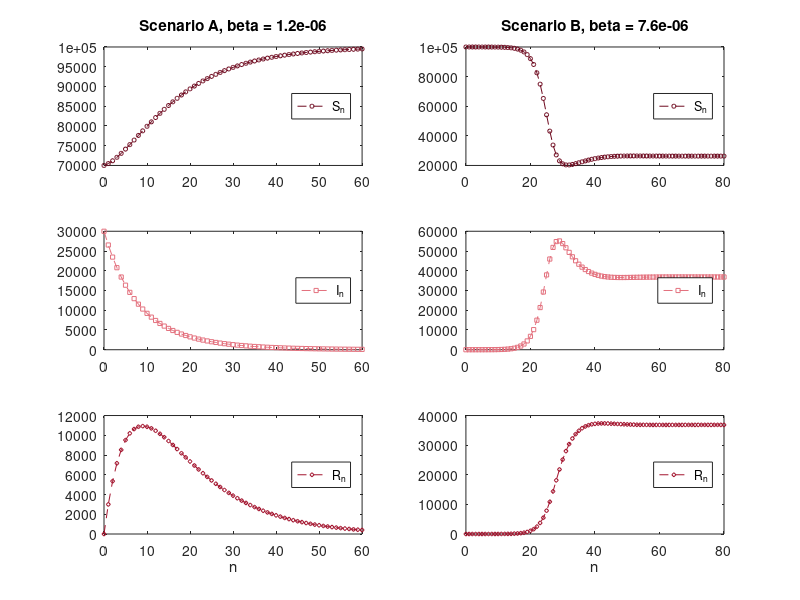

Recreate this plot in MATLAB.
% Fig. 2.15: SIR model, scenarios A and B (book, Section 2.4, Eq. 2.21)
% S_{n+1} = S_n - beta S_n I_n + alpha N - alpha S_n,  I_{n+1} = I_n + beta S_n I_n - (gamma + alpha) I_n,  R_{n+1} = R_n + gamma I_n - alpha R_n
% N = 100000, alpha = gamma = 0.1;  A: beta = 1.2e-6, S_0 = 70000, I_0 = 30000;  B: beta = 7.6e-6, S_0 = 99999, I_0 = 1
% (c) 2026 Philipp Kügler · Program for the book "Dynamical Systems in the Life Sciences" · MIT License (see LICENSE)
N = 100000; alpha = 0.1; gamma = 0.1;
namen = 'AB';
betas = [1.2e-6 7.6e-6]; S0s = [70000 99999]; I0s = [30000 1]; schritte = [60 80];
farben = [0.43 0.04 0.12; 0.89 0.44 0.49; 0.64 0.08 0.18]; marker = 'osd'; lab = {'S_n', 'I_n', 'R_n'};
for sp = 1:2
    beta = betas(sp); M = schritte(sp);
    X = zeros(3, M + 1);                  % rows: S, I, R
    X(:, 1) = [S0s(sp); I0s(sp); N - S0s(sp) - I0s(sp)];
    for k = 1:M
        S = X(1, k); I = X(2, k); R = X(3, k);
        X(:, k + 1) = [S - beta * S * I + alpha * N - alpha * S;
                       I + beta * S * I - (gamma + alpha) * I;
                       R + gamma * I - alpha * R];
    end
    R0 = beta * N / (gamma + alpha);      % basic reproduction number
    fprintf('Scenario %s: R_0 = %.1f,  (S, I, R) after %d steps = (%.0f, %.0f, %.0f)\n', namen(sp), R0, M, X(:, end));
    for z = 1:3
        subplot(3, 2, 2 * (z - 1) + sp);
        plot(0:M, X(z, :), ['--' marker(z)], 'Color', farben(z, :), 'MarkerSize', 3); legend(lab{z}, 'Location', 'east');
        if z == 1, title(sprintf('Scenario %s, beta = %g', namen(sp), beta)); end
    end
    xlabel('n');
end
